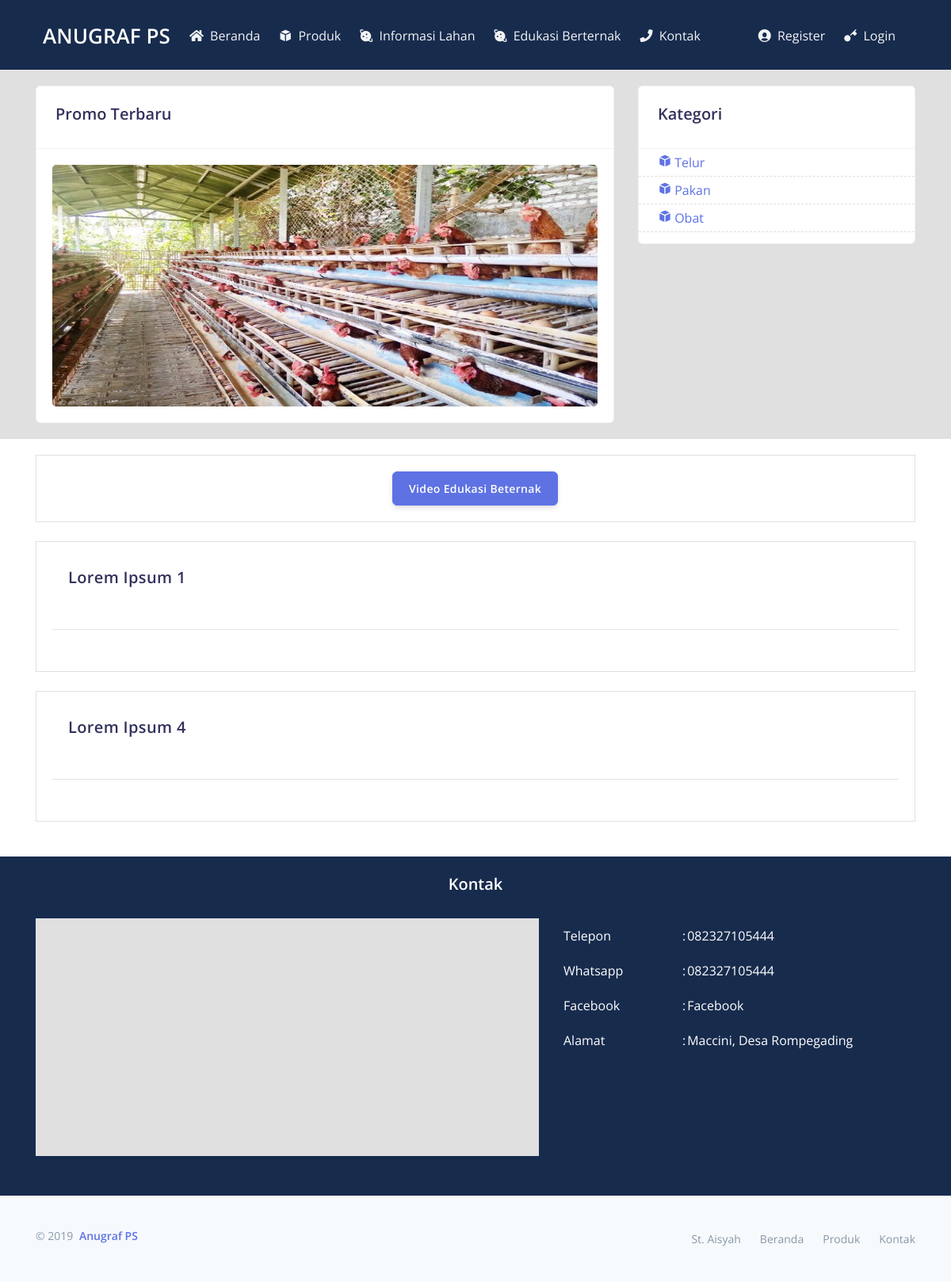
/index.php/user/materi, run on the app's committed database.
### tables this page shows
CREATE TABLE `tb_materi` (
  `id_materi` int(11) NOT NULL,
  `jdl_materi` varchar(50) NOT NULL,
  `materi` text NOT NULL
);

CREATE TABLE `tb_kontak` (
  `id_kontak` int(11) NOT NULL,
  `nm_kontak` varchar(20) NOT NULL,
  `kontak` varchar(100) NOT NULL
);

### application/controllers/User.php (called while the page is built, shortened)
<?php
Class User extends CI_Controller {
	public function __construct(){
		$this->load->database();
		$this->load->helper(array('form','url'));
		$this->load->model(array('User_Model', 'Admin_Model'));
		$this->load->library(array('session', 'pdflibrary'));
	}
	public function materi() {
		$data['kategori']	= $this->User_Model->kategori();
		$data['product']	= $this->User_Model->product();
		$data['kontak']		= $this->User_Model->kontak();
		$data['dataprofile']= $this->Admin_Model->dataprofile();
		$data['databanner']	= $this->Admin_Model->databanner();
		$data['materi']		= $this->User_Model->materi();
		$data['materivideo']		= $this->User_Model->video();
		$this->load->view('main/head');
		$this->load->view('main/navbar', $data);
		$this->load->view('main/header', $data);
		$this->load->view('main/materi', $data);
		$this->load->view('main/footer', $data);
	}
}
?>

### index.php (called while the page is built, shortened)
<?php
require_once BASEPATH.'core/CodeIgniter.php';

### application/models/User_Model.php (called while the page is built, shortened)
<?php
Class User_Model extends CI_Model {
	public function kontak() {
		$load = $this->db->query("SELECT * FROM tb_kontak");
		return $load->result_array();
	}
	public function materi() {
		$load = $this->db->query("SELECT * FROM tb_materi");
		return $load->result_array();
	}
}
?>

### application/views/main/materi.php (the view, shortened to what this page needs)
<div class="post-container">
<div class="container">
		<div class="post text-center">
			<a href="<?php echo base_url("index.php/user/video"); ?>"><button type="button" class="btn btn-primary">Video Edukasi Beternak</button></a>
		</div> <br/>
		<?php foreach($materi as $post) { ?>
			<div class="post">
				<div class="post-header">
					<button type="button" class="btn" style="border: 0px solid transparent; background-color: transparent;" data-toggle="collapse" data-target="#show<?php echo $post['id_materi']; ?>"><h2 class="post-title"><?php echo $post['jdl_materi'];?></h2></button> <hr/>
				</div>
			</div>
		<br/>
		<?php } ?>
	</div>
</div>
</div>

### application/views/main/footer.php (shortened to what this page needs)
<div class="container" id="kontak">
	<div class="content-header">
		<h2 class="text-center text-white">Kontak</h2>
	</div>
	<div class="content-body">
		<div class="row">
			<div class="col-lg-7">
				<div id="map">
				</div>
			</div>
			<div class="col-lg-5">
				<table border="0" class="table-contact">
					<?php
						foreach($kontak as $datakontak) {
					?>
					<tr class="text-white">
						<td width="150"><?php echo $datakontak['nm_kontak']; ?></td>
						<td>:</td>
						<td>
							<?php echo $datakontak['kontak']; ?>
						</td>
					</tr>
					<?php
						}
					?>
				</table>
			</div>
		</div>
	</div>
</div>
	<footer class="footer">
		<div class="container">
        <div class="row">
          <div class="col-xl-6">
            <div class="copyright text-center text-xl-left text-muted">
              &copy;
			  <?php
				$now = "2019";
				if($date = $now) {
					echo $date;
				}
				else {
					echo "2019 - ".$date;
				}
			  ?>
			  <a href="<?php echo base_url(); ?>" class="font-weight-bold ml-1">Anugraf PS</a>
            </div>
          </div>
          <div class="col-xl-6">
            <ul class="nav nav-footer justify-content-center justify-content-xl-end">
              <li class="nav-item">
                <a href="#" class="nav-link">St. Aisyah</a>
              </li>
              <li class="nav-item">
                <a href="<?php echo base_url(); ?>" class="nav-link">Beranda</a>
              </li>
              <li class="nav-item">
                <a href="<?php echo base_url(); ?>index.php#produk" class="nav-link">Produk</a>
              </li>
              <li class="nav-item">
                <a href="<?php echo base_url(); ?>index.php#kontak" class="nav-link">Kontak</a>
              </li>
            </ul>
          </div>
        </div>
		</div>
      </footer>
</body>
</html>

### assets/css/main.css (style rules this page uses)
.content-header { padding: 20px; }
.content-body { padding-bottom: 50px; }
#map { width: 100%; height: 300px; background-color: #e0e0e0; }
.table-contact tr td { padding-top: 10px; padding-bottom: 10px; }
.post-container { background-color: #fff; padding-top: 20px; padding-bottom: 20px; }
.post { border: 1px solid #e0e0e0; padding: 20px; }

### data on the page
tb_materi: jdl_materi "Lorem Ipsum 1"
tb_materi: jdl_materi "Lorem Ipsum 4"
tb_kontak: nm_kontak "Telepon", kontak "082327105444"
tb_kontak: nm_kontak "Whatsapp", kontak "082327105444"
tb_kontak: nm_kontak "Facebook", kontak "Facebook"
tb_kontak: nm_kontak "Alamat", kontak "Maccini, Desa Rompegading"

### other printed values
$loadkategori['jenis'] "Telur"
$loadkategori['jenis'] "Pakan"
$loadkategori['jenis'] "Obat"
$date "2019"
